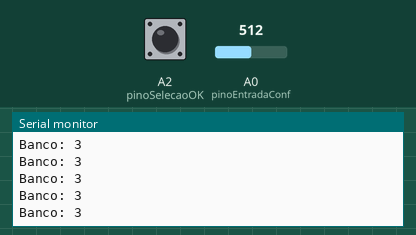
Recording of a sketch running on a simulated Arduino Uno, built with avr-gcc and run on an emulated ATmega328P. Parts: the last lines printed to the serial monitor. The test bench sets the inputs (shaded band); at power-on: A0 (pinoEntradaConf) = 512, A2 (pinoSelecaoOK) LOW.

Above: at 1.2 s.
1.3 s: A0 (pinoEntradaConf) set to 1010
At 2.4 s:
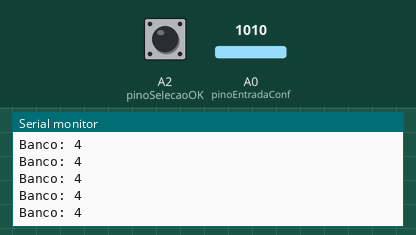
4.3 s: A0 (pinoEntradaConf) set to 1023
At 5.4 s:
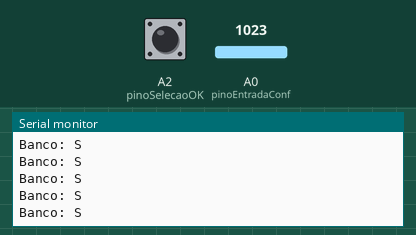

Measured:
- the behaviour switches between 1022 and 1023 on A0 (pinoEntradaConf) (found by bisection; images 1 and 2)
- after the input at 1.3 s, the serial monitor: prints a new line at once (image 1)
- after the input at 4.3 s, the serial monitor: prints a new line at once (image 2)

The sketch:

PedalBoard_PotFunctionSelector.ino
```cpp
#define LOOP_SAIR 5
#define MODO_EDICAO 0
#define MODO_USO 1

int pinoEntradaConf = A0;    // select the input pin for the potentiometer
int pinoSelecaoModo = A1;
int pinoSelecaoOK = A2;

byte bancoSeletor = 0;
byte loopSeletor = 0;
byte loopSeletorAnterior = 0;
byte modoOperacao = MODO_USO;

int bancos[4] = {
  0, 0, 0, 0
};

int usaSeletor() {

  int val = analogRead(pinoEntradaConf);
  delay(10);

  val = map(val, 0, 1023, 1, LOOP_SAIR);

  return val;
}

int leComDebounce(int pino) {
  int ret = digitalRead(pino);
  delay(10);
  return ret;
}

void setup() {
  Serial.begin(9600);
  pinMode(pinoSelecaoModo, INPUT);
  pinMode(pinoSelecaoOK, INPUT);
}

void loop() {

  //  leComDebounce(pinoSelecaoModo) != HIGH;
  modoOperacao = !modoOperacao;

  if (modoOperacao == MODO_EDICAO) {

    while (bancoSeletor != LOOP_SAIR) {
      bancoSeletor = 1;
      loopSeletor = 1;

      Serial.println("Selecionar banco");
      while (leComDebounce(pinoSelecaoOK) != HIGH) {
        bancoSeletor = usaSeletor();
        Serial.println("Banco: " + ((bancoSeletor != LOOP_SAIR) ? String(bancoSeletor) : "S"));
      }

      if (bancoSeletor != LOOP_SAIR) {

        Serial.println("Selecionar loops");
        while (loopSeletor != LOOP_SAIR) {

          while (leComDebounce(pinoSelecaoOK) != HIGH) {
            loopSeletor = usaSeletor();
          }

          if (loopSeletor != LOOP_SAIR) {
            bitWrite(bancos[bancoSeletor - 1], loopSeletor - 1, !bitRead(bancos[bancoSeletor - 1], loopSeletor - 1));
            Serial.println("Loop " + String(loopSeletor) + (bitRead(bancos[bancoSeletor - 1], loopSeletor - 1) ? " incluido" : " excluido"));
          }
        }

      } // end if (bancoSeletor != LOOP_SAIR)
    } // end while (bancoSeletor != LOOP_SAIR)
  } // end if (modoOperacao == MODO_EDICAO)
  else { // MODO_USO
    Serial.println("Estou em modo de uso");
    delay(100);
  }

}
```
